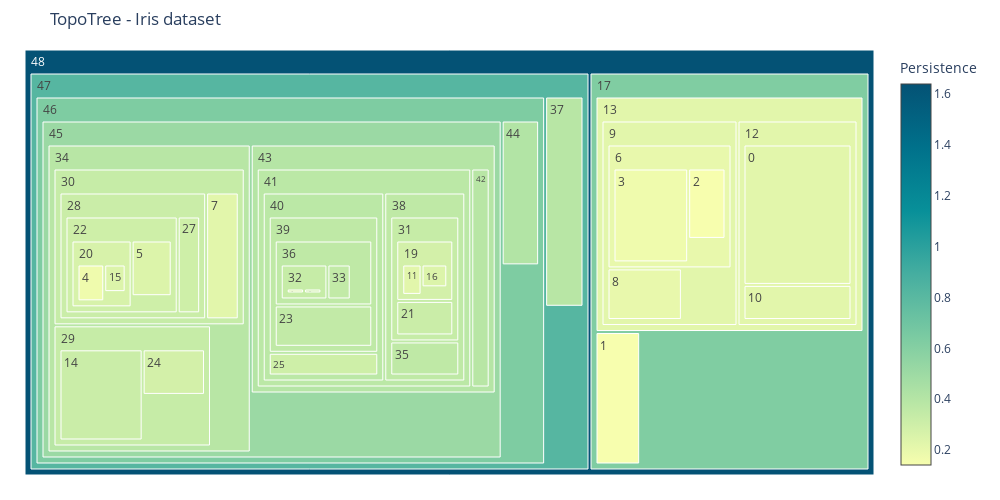

Notebook code cell kept with this figure:
### Code cell
fig = plot_hierarchical_treemap(df_comp_iris)
fig.update_layout(title='TopoTree - Iris dataset')
fig.show()

### Figure 1 — Plotly figure (JSON) as saved in the notebook; plotly's stock layout.template omitted (floating-point values rounded to 4 significant figures)
{"data": [{"branchvalues": "total", "hovertemplate": "<b>Component #%{label} </b> <br> Points: %{value}<br> Persistence: %{color:.2f}<br> Parent: #%{parent}", "labels": [0, 1, 2, 3, 4, 5, 6, 7, 8, 9, 10, 11, 12, 13, 14, 15, 16, 17, 18, 19, 20, 21, 22, 23, 24, 25, 26, 27, 28, 29, 30, 31, 32, 33, 34, 35, 36, 37, 38, 39, 40, 41, 42, 43, 44, 45, 46, 47, 48], "marker": {"colorbar": {"title": {"text": "Persistence"}}, "colors": [0.2236, 0.1414, 0.1414, 0.1732, 0.1732, 0.2449, 0.2, 0.2236, 0.2, 0.2236, 0.2236, 0.2236, 0.2236, 0.2236, 0.3162, 0.2449, 0.2449, 0.6245, 0.2449, 0.2828, 0.2646, 0.3162, 0.3, 0.3464, 0.2828, 0.3, 0.3, 0.3, 0.3162, 0.3317, 0.3317, 0.3317, 0.3317, 0.3464, 0.3873, 0.3606, 0.3606, 0.3873, 0.3606, 0.3606, 0.3742, 0.3742, 0.3873, 0.4, 0.4123, 0.5099, 0.6325, 0.8185, 1.64], "colorscale": [[0, "rgb(247, 254, 174)"], [0.1667, "rgb(183, 230, 165)"], [0.3333, "rgb(124, 203, 162)"], [0.5, "rgb(70, 174, 160)"], [0.6667, "rgb(8, 144, 153)"], [0.8333, "rgb(0, 113, 139)"], [1, "rgb(4, 82, 117)"]], "showscale": true}, "maxdepth": -1, "name": "", "parents": [12, 17, 6, 6, 20, 22, 9, 30, 9, 13, 12, 19, 13, 17, 29, 20, 19, 48, 32, 31, 22, 31, 28, 39, 29, 40, 32, 28, 30, 34, 34, 38, 36, 36, 45, 38, 39, 47, 41, 40, 41, 43, 43, 45, 46, 46, 47, 48, null], "type": "treemap", "values": [12, 3, 3, 8, 5, 5, 12, 4, 3, 17, 3, 3, 15, 32, 8, 3, 3, 50, 3, 7, 9, 4, 15, 7, 3, 3, 3, 3, 18, 14, 22, 11, 6, 3, 39, 3, 11, 4, 14, 18, 21, 35, 3, 38, 3, 86, 93, 100, 150]}], "layout": {"height": 500, "margin": {"b": 25, "l": 25, "r": 25, "t": 50}, "title": {"text": "TopoTree - Iris dataset"}, "width": 1000}}
